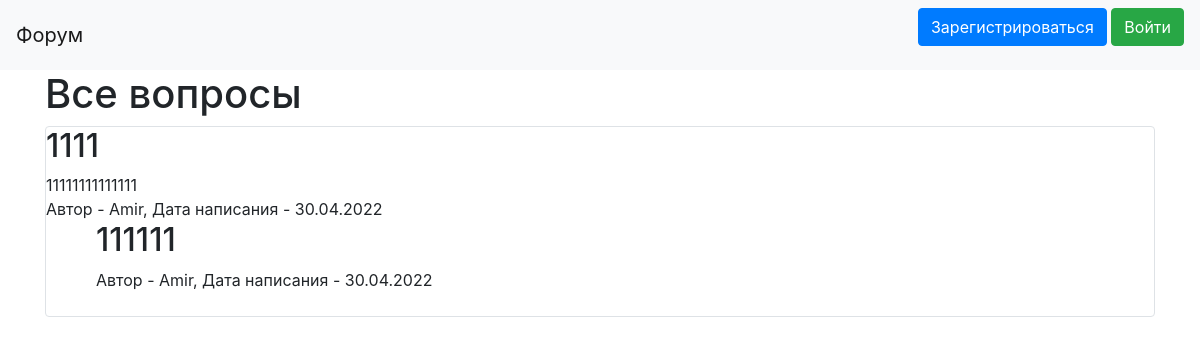
The app's page /all_questions, older data.
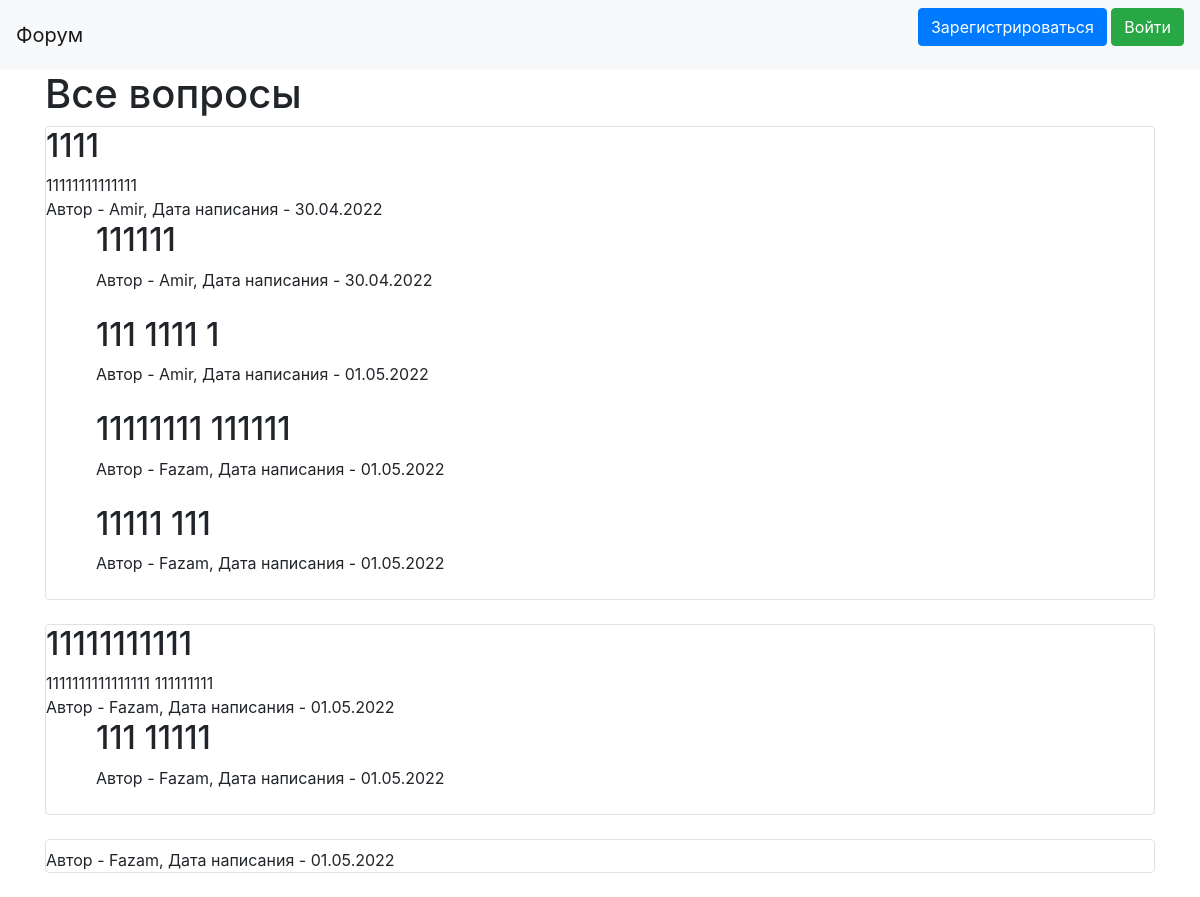
The same page, newer data.
### data/question.py (models this page shows)
class Question(SqlAlchemyBase):
    __tablename__ = 'questions'
    id = sqlalchemy.Column(sqlalchemy.Integer,
                           primary_key=True, autoincrement=True)
    title = sqlalchemy.Column(sqlalchemy.String, nullable=True)
    content = sqlalchemy.Column(sqlalchemy.String, nullable=True)
    created_date = sqlalchemy.Column(sqlalchemy.String,
                                     default=datetime.datetime.now().strftime('%d.%m.%Y'))
    user_id = sqlalchemy.Column(sqlalchemy.Integer,
                                sqlalchemy.ForeignKey("users.id"))
    user = orm.relation('User')

### data/user.py (models this page shows, shortened)
class User(SqlAlchemyBase, UserMixin):
    __tablename__ = 'users'
    id = sqlalchemy.Column(sqlalchemy.Integer,
                           primary_key=True, autoincrement=True)
    name = sqlalchemy.Column(sqlalchemy.String, nullable=True)
    about = sqlalchemy.Column(sqlalchemy.String, nullable=True)
    email = sqlalchemy.Column(sqlalchemy.String,
                              index=True, unique=True, nullable=True)
    hashed_password = sqlalchemy.Column(sqlalchemy.String, nullable=True)
    created_date = sqlalchemy.Column(sqlalchemy.String,
                                     default=datetime.datetime.now().strftime('%d.%m.%Y'))
    questions = orm.relation("Question", back_populates='user')
    answers = orm.relation("Answer", back_populates='user')

### data/answer.py (models this page shows)
class Answer(SqlAlchemyBase):
    __tablename__ = 'answers'
    id = sqlalchemy.Column(sqlalchemy.Integer,
                           primary_key=True, autoincrement=True)
    content = sqlalchemy.Column(sqlalchemy.String, nullable=True)
    created_date = sqlalchemy.Column(sqlalchemy.String,
                                     default=datetime.datetime.now().strftime('%d.%m.%Y'))
    question_id = sqlalchemy.Column(sqlalchemy.Integer, sqlalchemy.ForeignKey("questions.id"))
    user_id = sqlalchemy.Column(sqlalchemy.Integer,
                                sqlalchemy.ForeignKey("users.id"))
    user = orm.relation('User')

### main.py (the view)
@app.route('/all_questions')
def all_questions():
    db_sess = db_session.create_session()
    questions = db_sess.query(Question)
    answers = []
    for question in questions:
        answer = db_sess.query(Answer).filter(Answer.question_id == question.id)
        answers.append(answer)
    return render_template('all_questions.html', question=questions,
                           current_user=current_user, answers=answers,
                           title='Все вопросы')

### data/db_session.py (called while the page is built)
def create_session() -> Session:
    global __factory
    return __factory()

### templates/all_questions.html (shortened to what this page needs)
{% extends "base.html" %}
{% block content %}
<h1>Все вопросы</h1>
{% for item in question%}
<div class="col-md6 border rounded">
    <h2>{{item.title}}</h2>
    <div>
        {{item.content}}
    </div>
    <div>
        Автор - {{item.user.name}}, Дата написания - {{item.created_date}}
    </div>
    {% set loop_index = loop.index0 %}
    {% for answer in answers[loop_index] %}
    <div style="padding-left:50px">
        <h2>{{answer.content}}</h2>
        <div>
            Автор - {{answer.user.name}}, Дата написания - {{answer.created_date}}
        </div>
    </div><br>
    {% endfor %}
</div><br>
{% endfor %}
{% endblock %}

### templates/base.html (shortened to what this page needs)
<!doctype html>
<html lang="en">
<head>
    <link rel="stylesheet"
          href="https://stackpath.bootstrapcdn.com/bootstrap/4.4.1/css/bootstrap.min.css"
>
</head>
<body>
<header>
    <nav class="navbar navbar-light bg-light">
        <a class="navbar-brand" href="#">Форум</a>
        {% if current_user.is_authenticated %}
            <a class="navbar-brand" href="/logout">{{ current_user.name }}</a>
        {% else %}
            <p>
                <a class="btn btn-primary " href="/register">Зарегистрироваться</a>
                <a class="btn btn-success" href="/login">Войти</a>
            </p>
        {% endif %}
    </nav>
</header>
<main role="main" class="container">
    {% block content %}{% endblock %}
</main>
</body>
</html>

Row changes from the older to the newer data that the page shows:
added Answer: content "111 1111 1", user.name "Amir", created_date "01.05.2022", shown under Question "Amir"
added Answer: content "11111111 111111", user.name "Fazam", created_date "01.05.2022", shown under Question "Amir"
added Answer: content "11111 111", user.name "Fazam", created_date "01.05.2022", shown under Question "Amir"
added Question: title "11111111111", content "1111111111111111 111111111", user.name "Fazam", created_date "01.05.2022"
added Answer: content "111 11111", user.name "Fazam", created_date "01.05.2022", shown under "11111111111"
added Question: user.name "Fazam", created_date "01.05.2022"
